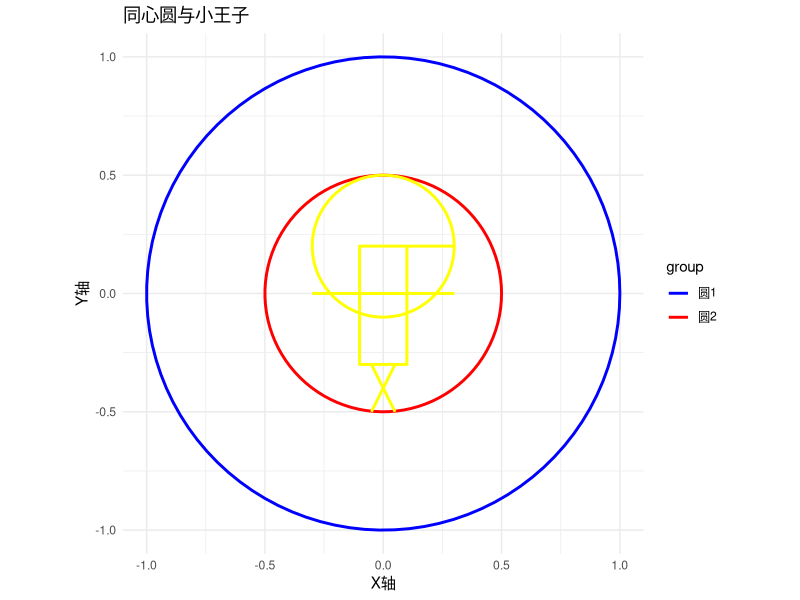
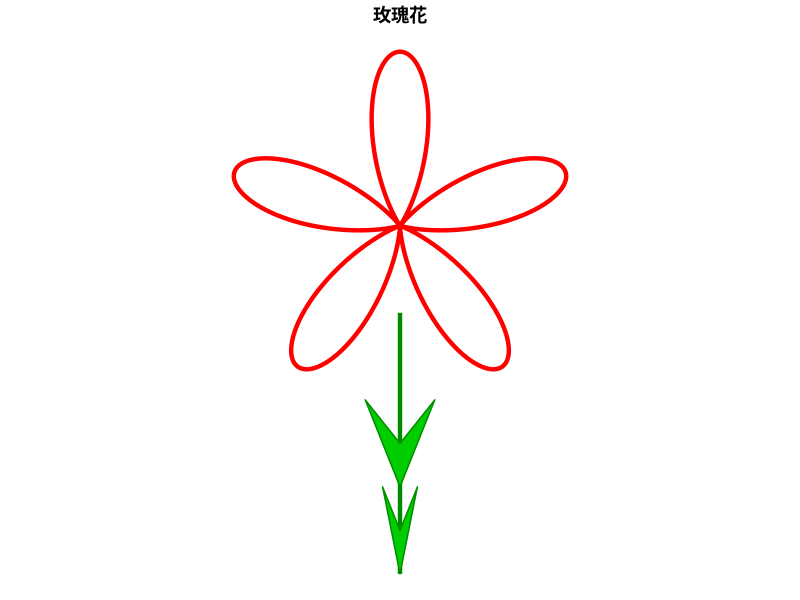

Reproduce these figures in R, in order.
gender <- c('男','女','女','男')
gender1 <- factor(gender)
score <- c(97,99,95,96)
scorelevel <- c("A","A","B","B")
judge <- c("T","F","T","F")
data <-data.frame(gender,score,scorelevel,judge)


# 加载ggplot2包
library(ggplot2)

# 创建数据框，包含两个同心圆的坐标
theta <- seq(0, 2 * pi, length.out = 100)  # 角度
r1 <- 1  # 第一个圆的半径
r2 <- 0.5  # 第二个圆的半径

circle1 <- data.frame(
  x = r1 * cos(theta),
  y = r1 * sin(theta),
  group = "圆1"
)

circle2 <- data.frame(
  x = r2 * cos(theta),
  y = r2 * sin(theta),
  group = "圆2"
)

# 合并两个圆的数据
circles <- rbind(circle1, circle2)

# 创建小王子的形象（简单版）
# 头部
head <- data.frame(
  x = 0.3 * cos(theta) + 0,  # 头部中心在原点
  y = 0.3 * sin(theta) + 0.2,  # 头部中心在y=0.2
  group = "小王子"
)

# 身体
body <- data.frame(
  x = c(-0.1, -0.1, 0.1, 0.1),
  y = c(0.2, -0.3, -0.3, 0.2),
  group = "小王子"
)

# 手臂
arms <- data.frame(
  x = c(-0.1, -0.3, 0.1, 0.3),
  y = c(0, 0, 0, 0),
  group = c("左臂", "右臂", "左臂", "右臂")
)

# 腿部
legs <- data.frame(
  x = c(-0.05, -0.05, 0.05, 0.05),
  y = c(-0.3, -0.5, -0.5, -0.3),
  group = c("左腿", "右腿", "左腿", "右腿")
)

# 合并小王子的数据
prince <- rbind(head, body, arms, legs)

# 使用ggplot2绘制同心圆和小王子
ggplot(circles, aes(x = x, y = y, group = group, color = group)) +
  geom_path(linewidth = 1) +  # 绘制圆的路径
  geom_path(data = prince, aes(x = x, y = y, group = group), linewidth = 1, color = "yellow") +  # 绘制小王子
  coord_fixed(ratio = 1) +    # 保持比例，确保圆不被拉伸
  theme_minimal() +           # 使用简约主题
  labs(title = "同心圆与小王子", x = "X轴", y = "Y轴") +  # 添加标题和轴标签
  scale_color_manual(values = c("blue", "red"))  # 自定义颜色

# 加载ggplot2包
library(ggplot2)

# 创建玫瑰的花瓣（使用极坐标）
theta <- seq(0, 2 * pi, length.out = 1000)  # 角度
r <- 0.5 * sin(5 * theta) + 0.5  # 花瓣的半径，使用正弦函数生成花瓣形状

rose <- data.frame(
  x = r * cos(theta),
  y = r * sin(theta)
)

# 创建花茎
stem <- data.frame(
  x = c(0, 0),
  y = c(-0.5, -2)
)

# 创建叶子
leaf1 <- data.frame(
  x = c(-0.2, 0, 0.2, 0),
  y = c(-1, -1.5, -1, -1.25)
)

leaf2 <- data.frame(
  x = c(-0.1, 0, 0.1, 0),
  y = c(-1.5, -2, -1.5, -1.75)
)

# 使用ggplot2绘制玫瑰
ggplot() +
  geom_path(data = rose, aes(x = x, y = y), color = "red", linewidth = 1.5) +  # 绘制花瓣
  geom_path(data = stem, aes(x = x, y = y), color = "green4", linewidth = 1.5) +  # 绘制花茎
  geom_polygon(data = leaf1, aes(x = x, y = y), fill = "green3", color = "green4", linewidth = 0.5) +  # 绘制叶子1
  geom_polygon(data = leaf2, aes(x = x, y = y), fill = "green3", color = "green4", linewidth = 0.5) +  # 绘制叶子2
  coord_fixed(ratio = 1) +  # 保持比例，确保图形不被拉伸
  theme_void() +  # 去掉坐标轴和背景
  labs(title = "玫瑰花") +  # 添加标题
  theme(plot.title = element_text(hjust = 0.5, face = "bold"))  # 调整标题位置和样式
